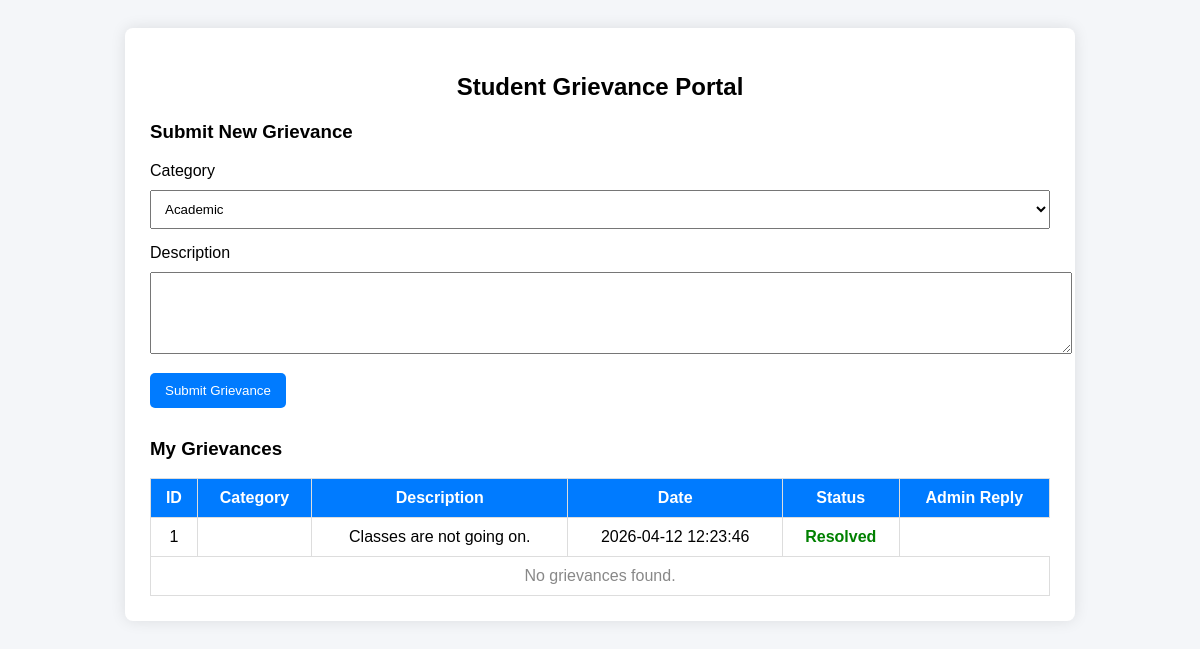
Page /student/grievance (signed in) on the committed database.
### tables this page shows
CREATE TABLE grievances (
    id INTEGER PRIMARY KEY AUTOINCREMENT,
    student_id INTEGER,
    faculty_id INTEGER,
    subject TEXT,
    description TEXT,
    date TEXT,
    status TEXT
, admin_reply TEXT, created_at TIMESTAMP DEFAULT CURRENT_TIMESTAMP);

### app.py (the view, shortened to what this page needs)
@app.route("/student/grievance", methods=["GET", "POST"])
def student_grievance():
    if "student_id" not in session:
        return redirect(url_for("login"))
    conn = get_db_connection()
    grievances = conn.execute("""
        SELECT * FROM grievances WHERE student_id=?
    """, (session["student_id"],)).fetchall()
    conn.close()
    return render_template("student_grievance.html", grievances=grievances)

### app.py (called while the page is built)
def get_db_connection():
    conn = sqlite3.connect("database.db")
    conn.row_factory = sqlite3.Row
    return conn

### templates/student_grievance.html (shortened to what this page needs)
<!DOCTYPE html>
<html>
<head>
</head>
<body>
<div class="container">
    <h2>Student Grievance Portal</h2>
    <h3>Submit New Grievance</h3>
    <form method="POST">
        <label>Category</label>
        <select name="category" required>
            <option value="Academic">Academic</option>
        </select>
        <label>Description</label>
        <textarea name="description" rows="4" required></textarea>
        <button type="submit">Submit Grievance</button>
    </form>
    <h3>My Grievances</h3>
    <table>
        <tr>
            <th>ID</th>
            <th>Category</th>
            <th>Description</th>
            <th>Date</th>
            <th>Status</th>
            <th>Admin Reply</th>
        </tr>
        {% for g in grievances %}
        <tr>
            <td>{{ g.id }}</td>
            <td>{{ g.category }}</td>
            <td>{{ g.description }}</td>
            <td>{{ g.date }}</td>
            <td class="{{ g.status }}">{{ g.status }}</td>
        </tr>
        {% endfor %}
        <tr>
            <td colspan="6" style="text-align: center; color: #888;">No grievances found.</td>
        </tr>
    </table>
</div>
</body>
</html>

### templates/student_grievance.html (style rules this page uses)
body { font-family: Arial, sans-serif; background: #f4f6f9; padding: 20px; }
.container { width: 900px; margin: auto; background: white; padding: 25px; border-radius: 8px; box-shadow: 0 0 15px rgba(0,0,0,0.1); }
h2 { text-align: center; }
form { margin-bottom: 30px; }
select, textarea { width: 100%; padding: 10px; margin-top: 10px; margin-bottom: 15px; }
button { padding: 10px 15px; background: #007bff; color: white; border: none; cursor: pointer; border-radius: 5px; }
table { width: 100%; border-collapse: collapse; }
th, td { border: 1px solid #ddd; padding: 10px; text-align: center; }
th { background: #007bff; color: white; }
.Resolved { color: green; font-weight: bold; }

### rows in the picture
grievances: id "1", description "Classes are not going on.", date "2026-04-12 12:23:46", status "Resolved"
